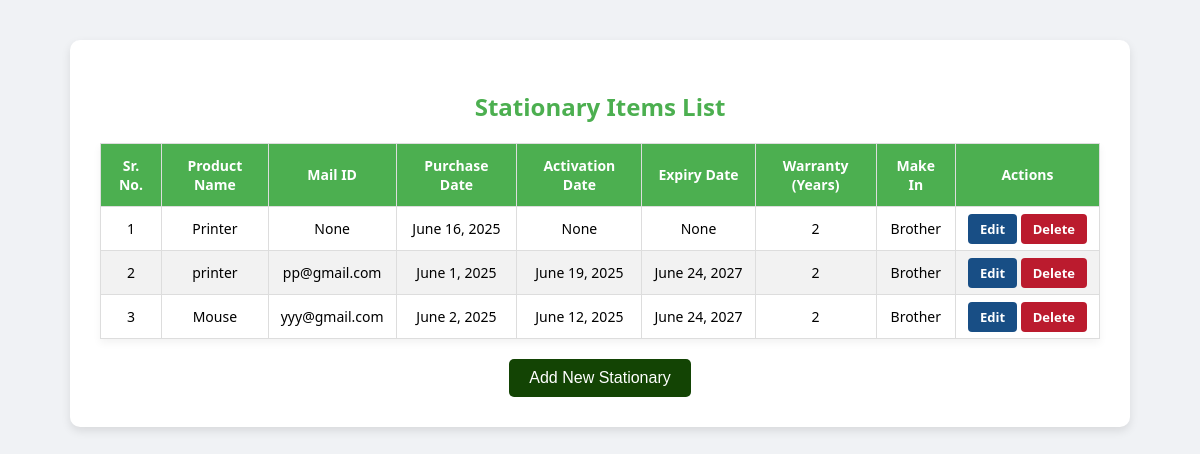
/office_stationary/details/, run on the app's committed database.
### office_stationary/models.py (models this page shows, shortened)
class OfficeStationary(models.Model):
    product_name = models.CharField(max_length=100)
    purchase_date = models.DateField()
    activation_date = models.DateField(null=True, blank=True)
    expiry_date = models.DateField(null=True, blank=True)
    mail_id = models.CharField(max_length=50,null=True, blank=True)
    warranty_years = models.PositiveIntegerField(help_text="How many years of warranty does this product have?")
    make_in = models.CharField(max_length=100, help_text="Model name or company name")

### office_stationary/views.py (the view)
# urls.py: path('details/', views.stationary_list, name='stationary_list'),           # List all items
def stationary_list(request):
    items = OfficeStationary.objects.all()
    return render(request, 'stationary_list.html', {'items': items})

### templates/stationary_list.html (shortened to what this page needs)
<!DOCTYPE html>
<html lang="en">
<head>
</head>
<body>
<div class="container">
    <h2>Stationary Items List</h2>
    <table>
        <thead>
            <tr>
                <th>Sr. No.</th>
                <th>Product Name</th>
                <th>Mail ID</th>
                <th>Purchase Date</th>
                <th>Activation Date</th>
                <th>Expiry Date</th>
                <th>Warranty (Years)</th>
                <th>Make In</th>
                <th>Actions</th>
            </tr>
        </thead>
        <tbody>
            {% for item in items %}
                <tr>
                    <td>{{ forloop.counter }}</td>
                    <td>{{ item.product_name }}</td>
                    <td>{{ item.mail_id }}</td>
                    <td>{{ item.purchase_date }}</td>
                    <td>{{ item.activation_date }}</td>
                    <td>{{ item.expiry_date }}</td>
                    <td>{{ item.warranty_years }}</td>
                    <td>{{ item.make_in }}</td>
                    <td class="actions">
                        <a href="{% url 'update_stationary' item.pk %}">Edit</a>
                        <a href="{% url 'delete_stationary' item.pk %}">Delete</a>
                    </td>
                </tr>
            {% empty %}
                <tr>
                    <td colspan="6" style="text-align: center;">No stationary items found.</td>
                </tr>
            {% endfor %}
        </tbody>
    </table>
    <div class="add-button">
        <a href="{% url 'add_stationary' %}">
            <button>Add New Stationary</button>
        </a>
    </div>
</div>
</body>
</html>

### templates/stationary_list.html (style rules this page uses)
body { font-family: 'Segoe UI', Tahoma, Geneva, Verdana, sans-serif; padding: 40px; background-color: #f0f2f5; color: #000; margin: 0; }
.container { max-width: 1000px; margin: auto; background-color: white; padding: 30px; border-radius: 10px; box-shadow: 0 4px 10px rgba(0,0,0,0.1); }
h2 { text-align: center; color: #4caf50; }
table { width: 100%; margin-top: 20px; border-collapse: collapse; background-color: #fff; box-shadow: 0 4px 8px rgba(0, 0, 0, 0.05); font-size: 14px; }
th, td { padding: 12px; border: 1px solid #ddd; text-align: center; }
th { background-color: #4caf50; color: white; }
tr:nth-child(even) { background-color: #f2f2f2; }
.actions a { text-decoration: none; padding: 6px 12px; border-radius: 4px; font-weight: bold; font-size: 13px; color: white; white-space: nowrap; }
.actions a:first-child { background-color: #184e85; }
.actions a:last-child { background-color: #bb1b2e; }
td { white-space: nowrap; }
.add-button { text-align: center; margin-top: 20px; }
.add-button a button { padding: 10px 20px; background-color: #134404; color: white; border: none; border-radius: 5px; font-size: 16px; cursor: pointer; transition: background-color 0.3s ease; }

### data on the page
OfficeStationary: product_name "Printer", mail_id "None", purchase_date "June 16, 2025", activation_date "None", expiry_date "None", warranty_years "2", make_in "Brother"
OfficeStationary: product_name "printer", mail_id "pp@gmail.com", purchase_date "June 1, 2025", activation_date "June 19, 2025", expiry_date "June 24, 2027", warranty_years "2", make_in "Brother"
OfficeStationary: product_name "Mouse", mail_id "yyy@gmail.com", purchase_date "June 2, 2025", activation_date "June 12, 2025", expiry_date "June 24, 2027", warranty_years "2", make_in "Brother"
